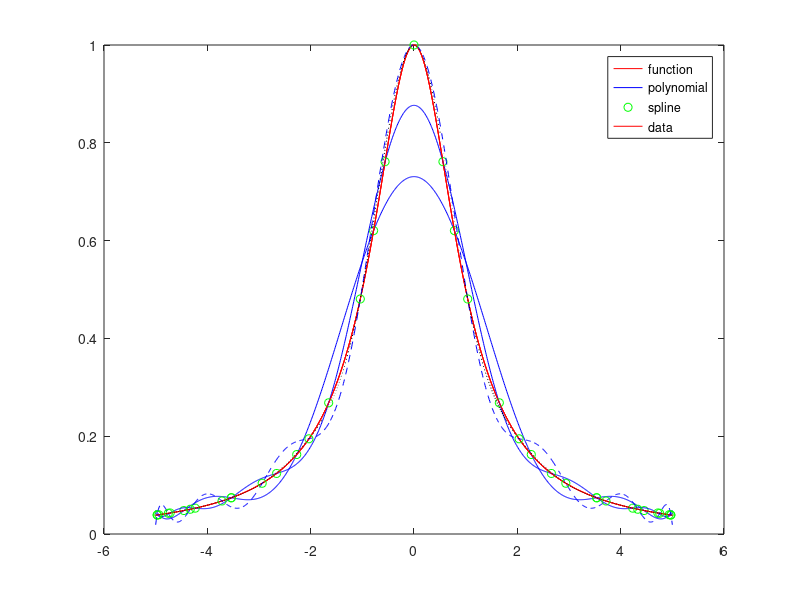

This figure's MATLAB source:
clear all
close all
clc

%interpolating data
%to compute and to graphically
% represent the polynomial interpolating the data 
% (0, 1), (1, −1), (2, 1), (1/2, 2).
x = [0 1 2 1/2];
y = [1 -1 1 2];
c = polyfit(x,y,3);% n , n+1 points
z = linspace(2,0); % max(x),min(x)
p = polyval(c,z);
plot(x,y,'ro',z,p,'b')

%interpolating a function
%to compute the coefficients of the
%polynomial of degree 5 and 11 interpolating the function f (x) = x sin x 
% at equispaced points in [0, 2π] (extrema included).
f = @(x) x.*sin(x);
z = linspace(0,2*pi);
for n = [5 11]
x = linspace(0,2*pi,n+1);
y = f(x);
c = polyfit(x,y,n);
p = polyval(c,z);
plot(x,y,'ro',z,f(z),'r',z,p,'b')
pause
end

%Using Chebyshev nodes
f = @(x) 1./(1+x.^2);
a = -5;
b = 5;
z = linspace(a,b,1000);
for n = [9 13]
t = -cos((2*[1:n+1]-1)*pi/(2*(n+1)));
x = (b-a)/2*t+(b+a)/2;
y = f(x);
c = polyfit(x,y,n);
p = polyval(c,z);
plot(z,f(z),'r',z,p,'b',x,y,'go')
hold on
legend('function','polynomial','dat')
end

%Compute and graphically represent the polynomial and the 
%"not-a-knot”cubic spline interpolating the Runge function 
% at 15 Chebyshev nodes defined in
% interval [−5, 5].
f = @(x) 1./(1+x.^2);
a = -5;
b = 5;
z = linspace(a,b,1000);
n = 14;
t = -cos((2*[1:n+1]-1)*pi/(2*(n+1)));
x = (b-a)/2*t+(b+a)/2;
y = f(x);
c = polyfit(x,y,n);
p = polyval(c,z);
s = spline(x,y,z);
plot(z,f(z),'r',z,p,'b--',z,s,'k:',x,y,'go')
legend('function','polynomial','spline','data')